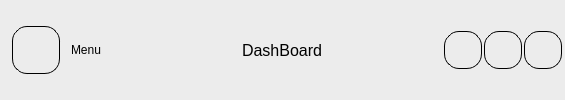
        <widget class="QFrame" name="Title_bar">
         <property name="minimumSize">
          <size>
           <width>565</width>
           <height>80</height>
          </size>
         </property>
         <property name="styleSheet">
          <string notr="true">QFrame {
    background-color: #ececec  ;
	border:1px solid #ececec   ;
}
#Title_bar{
border:1px solid black;
margin-left:15px;
margin-bottom:15px;
}
QPushButton {
height:50px;
width:50px;
    border-radius: 15px;
	border:1px solid black;
padding:10px;
margin: 1px;
}
QPushButton:hover {
    background-color: #bdbdbd;
}</string>
         </property>
         <property name="frameShape">
          <enum>QFrame::StyledPanel</enum>
         </property>
         <property name="frameShadow">
          <enum>QFrame::Raised</enum>
         </property>
         <layout class="QHBoxLayout" name="horizontalLayout_2">
          <property name="spacing">
           <number>0</number>
          </property>
          <property name="leftMargin">
           <number>0</number>
          </property>
          <property name="topMargin">
           <number>0</number>
          </property>
          <property name="rightMargin">
           <number>0</number>
          </property>
          <property name="bottomMargin">
           <number>0</number>
          </property>
          <item>
           <widget class="QFrame" name="Menu_Restore_close">
            <property name="frameShape">
             <enum>QFrame::StyledPanel</enum>
            </property>
            <property name="frameShadow">
             <enum>QFrame::Raised</enum>
            </property>
            <layout class="QHBoxLayout" name="horizontalLayout_3">
             <item>
              <widget class="QPushButton" name="Menu_Close_btn">
               <property name="minimumSize">
                <size>
                 <width>50</width>
                 <height>50</height>
                </size>
               </property>
               <property name="maximumSize">
                <size>
                 <width>50</width>
                 <height>50</height>
                </size>
               </property>
               <property name="cursor">
                <cursorShape>PointingHandCursor</cursorShape>
               </property>
               <property name="text">
                <string/>
               </property>
               <property name="icon">
                <iconset resource="../Qss/icons/_icons.qrc">
                 <normaloff>:/icons/000000/feather/chevrons-left.png</normaloff>:/icons/000000/feather/chevrons-left.png</iconset>
               </property>
              </widget>
             </item>
             <item>
              <widget class="QLabel" name="Name_Menu">
               <property name="text">
                <string>Menu</string>
               </property>
              </widget>
             </item>
            </layout>
           </widget>
          </item>
          <item>
           <widget class="QFrame" name="DashBoard">
            <property name="frameShape">
             <enum>QFrame::StyledPanel</enum>
            </property>
            <property name="frameShadow">
             <enum>QFrame::Raised</enum>
            </property>
            <layout class="QVBoxLayout" name="verticalLayout_5">
             <item alignment="Qt::AlignHCenter">
              <widget class="QLabel" name="Name">
               <property name="font">
                <font>
                 <pointsize>12</pointsize>
                </font>
               </property>
               <property name="text">
                <string>DashBoard</string>
               </property>
              </widget>
             </item>
            </layout>
           </widget>
          </item>
          <item alignment="Qt::AlignRight|Qt::AlignVCenter">
           <widget class="QFrame" name="Window_buttons">
            <property name="frameShape">
             <enum>QFrame::StyledPanel</enum>
            </property>
            <property name="frameShadow">
             <enum>QFrame::Raised</enum>
            </property>
            <layout class="QHBoxLayout" name="horizontalLayout_4">
             <property name="spacing">
              <number>0</number>
             </property>
             <property name="leftMargin">
              <number>0</number>
             </property>
             <property name="topMargin">
              <number>0</number>
             </property>
             <property name="rightMargin">
              <number>0</number>
             </property>
             <property name="bottomMargin">
              <number>0</number>
             </property>
             <item>
              <widget class="QPushButton" name="Minimize_button">
               <property name="minimumSize">
                <size>
                 <width>40</width>
                 <height>40</height>
                </size>
               </property>
               <property name="maximumSize">
                <size>
                 <width>40</width>
                 <height>40</height>
                </size>
               </property>
               <property name="cursor">
                <cursorShape>PointingHandCursor</cursorShape>
               </property>
               <property name="mouseTracking">
                <bool>true</bool>
               </property>
               <property name="text">
                <string/>
               </property>
               <property name="icon">
                <iconset resource="../Qss/icons/_icons.qrc">
                 <normaloff>:/icons/000000/feather/minus.png</normaloff>:/icons/000000/feather/minus.png</iconset>
               </property>
              </widget>
             </item>
             <item>
              <widget class="QPushButton" name="Maximize_Restore_button">
               <property name="minimumSize">
                <size>
                 <width>40</width>
                 <height>40</height>
                </size>
               </property>
               <property name="maximumSize">
                <size>
                 <width>40</width>
                 <height>40</height>
                </size>
               </property>
               <property name="cursor">
                <cursorShape>PointingHandCursor</cursorShape>
               </property>
               <property name="styleSheet">
                <string notr="true"/>
               </property>
               <property name="text">
                <string/>
               </property>
               <property name="icon">
                <iconset resource="../Qss/icons/_icons.qrc">
                 <normaloff>:/icons/000000/feather/maximize-2.png</normaloff>:/icons/000000/feather/maximize-2.png</iconset>
               </property>
              </widget>
             </item>
             <item>
              <widget class="QPushButton" name="Close_button">
               <property name="minimumSize">
                <size>
                 <width>40</width>
                 <height>40</height>
                </size>
               </property>
               <property name="maximumSize">
                <size>
                 <width>40</width>
                 <height>40</height>
                </size>
               </property>
               <property name="cursor">
                <cursorShape>PointingHandCursor</cursorShape>
               </property>
               <property name="mouseTracking">
                <bool>false</bool>
               </property>
               <property name="text">
                <string/>
               </property>
               <property name="icon">
                <iconset resource="../Qss/icons/_icons.qrc">
                 <normaloff>:/icons/000000/feather/window_close.png</normaloff>:/icons/000000/feather/window_close.png</iconset>
               </property>
               <property name="autoDefault">
                <bool>false</bool>
               </property>
              </widget>
             </item>
            </layout>
           </widget>
          </item>
         </layout>
        </widget>
